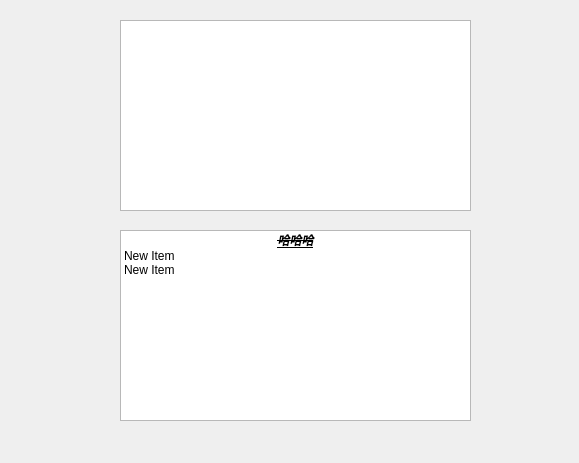
<?xml version="1.0" encoding="UTF-8"?>
<ui version="4.0">
 <class>Widget</class>
 <widget class="QWidget" name="Widget">
  <property name="geometry">
   <rect>
    <x>0</x>
    <y>0</y>
    <width>579</width>
    <height>463</height>
   </rect>
  </property>
  <property name="windowTitle">
   <string>Widget</string>
  </property>
  <widget class="QListWidget" name="listWidget">
   <property name="geometry">
    <rect>
     <x>120</x>
     <y>20</y>
     <width>351</width>
     <height>191</height>
    </rect>
   </property>
  </widget>
  <widget class="QListWidget" name="listWidget_2">
   <property name="geometry">
    <rect>
     <x>120</x>
     <y>230</y>
     <width>351</width>
     <height>191</height>
    </rect>
   </property>
   <item>
    <property name="text">
     <string>哈哈哈</string>
    </property>
    <property name="font">
     <font>
      <weight>75</weight>
      <italic>true</italic>
      <bold>true</bold>
      <underline>true</underline>
      <strikeout>true</strikeout>
     </font>
    </property>
    <property name="textAlignment">
     <set>AlignCenter</set>
    </property>
   </item>
   <item>
    <property name="text">
     <string>New Item</string>
    </property>
   </item>
   <item>
    <property name="text">
     <string>New Item</string>
    </property>
   </item>
  </widget>
 </widget>
 <layoutdefault spacing="6" margin="11"/>
 <resources/>
 <connections/>
</ui>
